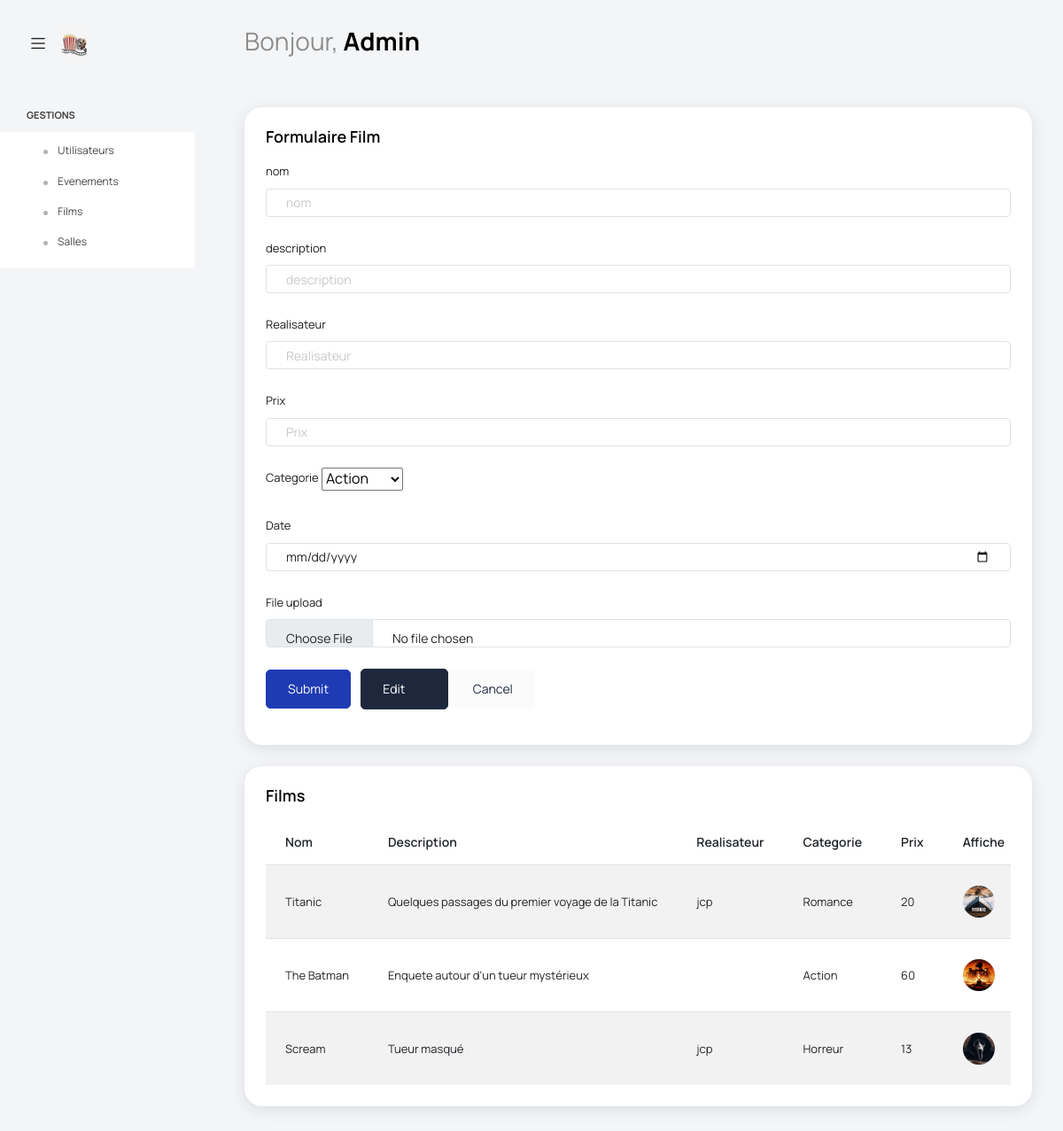
The app's page /Views/Back/blank_film.php with its own data.
### tables this page shows
CREATE TABLE `film` (
  `id` int(11) NOT NULL,
  `titre` varchar(20) NOT NULL,
  `description` text NOT NULL,
  `img` varchar(255) NOT NULL,
  `auteur` varchar(255) NOT NULL,
  `date_ajout` date NOT NULL DEFAULT current_timestamp(),
  `prix` int(11) NOT NULL,
  `vente` int(11) NOT NULL,
  `categorie` varchar(60) NOT NULL,
  `note` float NOT NULL,
  `nb_avis` int(11) NOT NULL
);

### Controller/filmC.php (called while the page is built, shortened)
<?php
    Class filmC {
        function afficherevenement()
        {
            $requete = "select * from film";
            $config = config::getConnexion();
            try {
                $querry = $config->prepare($requete);
                $querry->execute();
                $result = $querry->fetchAll();
                return $result ;
            } catch (PDOException $th) {
                 $th->getMessage();
            }
        }
    }

### Views/Back/blank_film.php (the view, shortened to what this page needs)
<?php
include '../../Controller/filmC.php';
include "head.php";
$filmC = new filmC();
$listeEvents = $filmC->afficherevenement();
?>
<body>
 <?php
include "nav-bar.php";
?>
<div class="container-scroller">
<div class="container-fluid page-body-wrapper">
<?php
include "side-bar.php";
?>
<div class="main-panel">
        <div class="content-wrapper">
          <div class="row">
            <div class="col-12 grid-margin stretch-card">
              <div class="card">
                <div class="card-body">
                  <h4 class="card-title">Formulaire Film</h4>
                  <form class="forms-sample" action="" enctype="multipart/form-data" method="POST">
                    <div class="form-group">
                      <label for="nom">nom</label>
                      <input type="text" class="form-control" id="nom" name="titre" placeholder="nom" name="titre" value="<?php if (isset($eventToEdit)) echo $eventToEdit['titre']; ?>">
                    </div>
                    <div class="form-group">
                      <label for="description">description</label>
                      <input type="textarea" class="form-control" id="description" name="description" placeholder="description" value="<?php if (isset($eventToEdit)) echo $eventToEdit['description'] ?>"  >
                    </div>
                    <div class="form-group">
                      <label for="Realisateur">Realisateur</label>
                      <input type="text" class="form-control" id="Realisateur" placeholder="Realisateur" name="auteur"   value="<?php if (isset($eventToEdit)) echo $eventToEdit['auteur'] ?>">
                    </div>
                    <div class="form-group">
                      <label for="Prix">Prix</label>
                      <input type="number" class="form-control" id="Prix" placeholder="Prix" name="prix" value="<?php if (isset($eventToEdit)) echo $eventToEdit['prix'] ?>" >
                    </div>
                    <div class="form-group">
                      <label for="Prix">Categorie</label>
                      <select name="categ" id="categ" value="<?php if (isset($eventToEdit)) echo $eventToEdit['categ'] ?>">
                        <option>Action</option>
                      </select>
                    </div>
                    <div class="form-group">
                      <label for="date">Date</label>
                      <input type="date" class="form-control" id="date"  name="date">
                    </div>
                    <div class="form-group">
                      <label>File upload</label>
                      <input type="file" class="form-control" id="fileToUpload"  name="fileToUpload" value="<?php if (isset($eventToEdit)) echo $eventToEdit['img'] ?>">
                    </div>
                    <button type="submit" name="add" class="btn btn-primary me-2">Submit</button>
                    <button type="submit" name="edit" class="btn btn-dark btn-icon-text">
                                Edit
                                  <i class="ti-file btn-icon-append"></i>
                            </button>
                    <button class="btn btn-light">Cancel</button>
                  </form>
                </div>
              </div>
            </div>
            <div class="col-lg-12 grid-margin stretch-card">
              <div class="card">
                <div class="card-body">
                  <h4 class="card-title">Films</h4>
                  <div class="table-responsive">
                    <table class="table table-striped">
                      <thead>
                        <tr>
                          <th>
                            Nom
                          </th>
                          <th>
                            Description
                          </th>
                          <th>
                            Realisateur
                          </th>
                          <th>
                            Categorie
                          </th>
                          <th>
                            Prix
                          </th>
                          <th>
                            Affiche
                          </th>
                        </tr>
                      </thead>
                      <tbody>
                        <?php foreach ($listeEvents as $key) {
                        ?>
                        <tr>
                          <td>
                            <?php echo $key['titre']; ?>
                          </td>
                          <td>
                          <?php echo $key['description']; ?>
                          </td>
                          <td>
                          <?php echo $key['auteur']; ?>
                          </td>
                          <td>
                          <?php echo $key['categorie']; ?>
                          </td>
                          <td>
                          <?php echo $key['prix']; ?>
                          </td>
                          <td class="py-1">
                            <img src="<?php echo $key['img']; ?>" alt="image"/>
                          </td>
                        </tr>
                      <?php } ?>
                      </tbody>
                    </table>
                  </div>
                </div>
              </div>
            </div>
          </div>
        </div>
  </div>
</body>
</html>

### records on screen
film: titre "Titanic", description "Quelques passages du premier voyage de la Titanic", auteur "jcp", categorie "Romance", prix "20", img (picture)
film: titre "The Batman", description "Enquete autour d'un tueur mystérieux", categorie "Action", prix "60", img (picture)
film: titre "Scream", description "Tueur masqué", auteur "jcp", categorie "Horreur", prix "13", img (picture)
